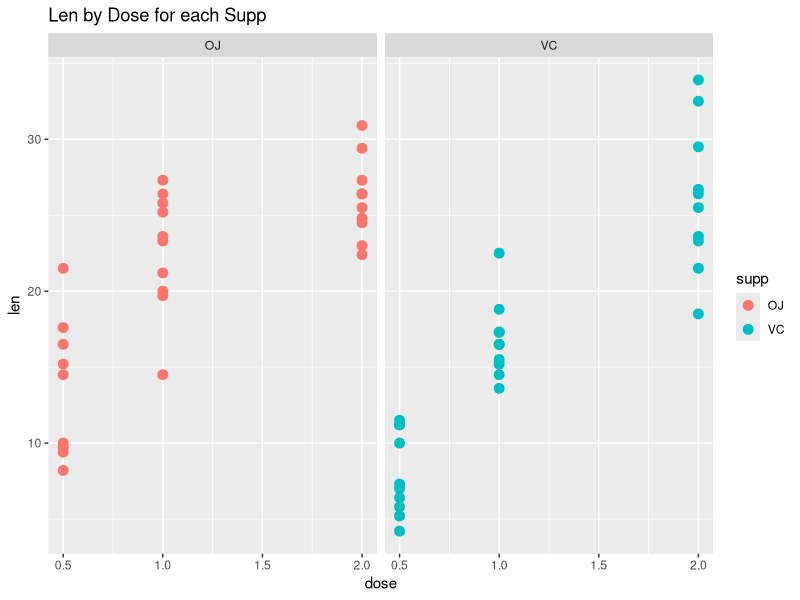
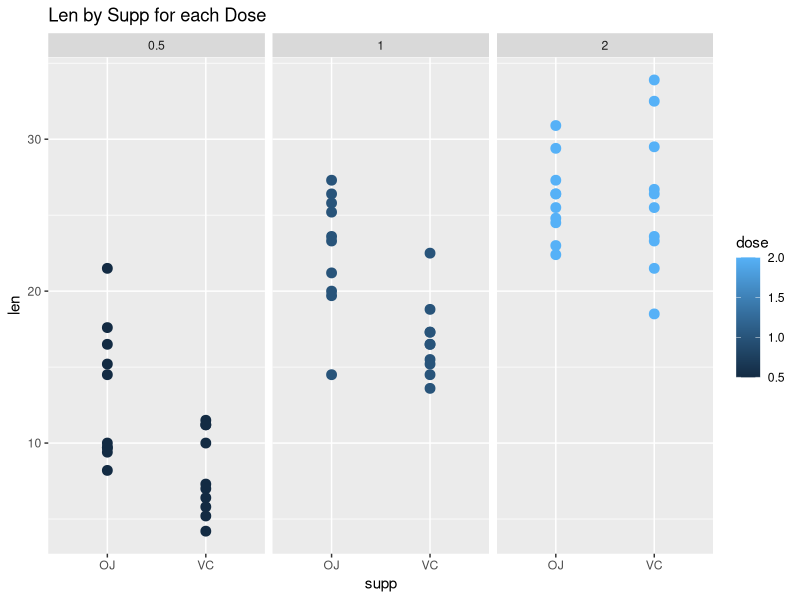

Source code (R) for these figures, in order:
## ---- chunk 1

library(datasets)
data = ToothGrowth
library(ggplot2)

qplot(dose, len, data = data, facets = .~supp, size = I(3), color = supp, main = "Len by Dose for each Supp")

qplot(supp, len, data = data, color = dose, size = I(3), facets = .~dose, main = "Len by Supp for each Dose")
## ---- chunk 2
str(data)
## ---- chunk 3
# By supp
OJ <- data[data$supp == "OJ", "len"]
oj.mean <- mean(OJ)
oj.sd <- sd(OJ)
VC <- data[data$supp == "VC", "len"]
vc.mean <- mean(VC)
vc.sd <- sd(VC)

# By dose
d05 <- data[data$dose == 0.5, "len"]
d05.mean <- mean(d05)
d05.sd <- sd(d05)
d1 <- data[data$dose == 1, "len"]
d1.mean <- mean(d1)
d1.sd <- sd(d1)
d2 <- data[data$dose == 2, "len"]
d2.mean <- mean(d2)
d2.sd <- sd(d2)

## ---- chunk 4
t1 <- t.test(VC, OJ)
## ---- chunk 5
t2 <- t.test(d05, d1)
## ---- chunk 6
t3 <- t.test(d05, d2)
## ---- chunk 7
t4 <- t.test(d1, d2)
## ---- chunk 8
VCd05 <- data[data$supp == "VC" & data$dose == 0.5, "len"]
VCd1 <- data[data$supp == "VC" & data$dose == 1, "len"]
VCd2 <- data[data$supp == "VC" & data$dose == 2, "len"]

OJd05 <- data[data$supp == "OJ" & data$dose == 0.5, "len"]
OJd1 <- data[data$supp == "OJ" & data$dose == 1, "len"]
OJd2 <- data[data$supp == "OJ" & data$dose == 2, "len"]
## ---- chunk 9
tt1 <- t.test(VCd05, OJd05)
## ---- chunk 10
tt2 <- t.test(VCd1, OJd1)
## ---- chunk 11
tt3 <- t.test(VCd2, OJd2)
